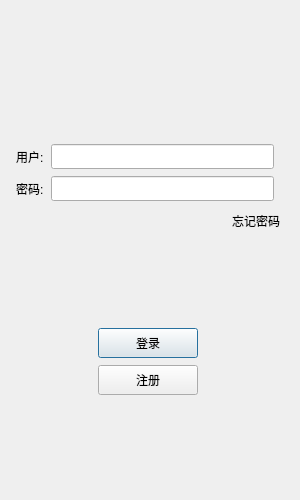
<?xml version="1.0" encoding="UTF-8"?>
<ui version="4.0">
    <class>LoginDialog</class>
    <widget class="QDialog" name="LoginDialog">
        <property name="enabled">
            <bool>true</bool>
        </property>
        <property name="geometry">
            <rect>
                <x>0</x>
                <y>0</y>
                <width>300</width>
                <height>500</height>
            </rect>
        </property>
        <property name="minimumSize">
            <size>
                <width>300</width>
                <height>500</height>
            </size>
        </property>
        <property name="maximumSize">
            <size>
                <width>300</width>
                <height>500</height>
            </size>
        </property>
        <property name="windowTitle">
            <string>Dialog</string>
        </property>
        <layout class="QVBoxLayout" name="verticalLayout_2">
            <item>
                <layout class="QVBoxLayout" name="verticalLayout">
                    <property name="spacing">
                        <number>7</number>
                    </property>
                    <property name="leftMargin">
                        <number>5</number>
                    </property>
                    <property name="topMargin">
                        <number>5</number>
                    </property>
                    <property name="rightMargin">
                        <number>5</number>
                    </property>
                    <property name="bottomMargin">
                        <number>5</number>
                    </property>
                    <item>
                        <widget class="QWidget" name="widget" native="true">
                            <layout class="QGridLayout" name="gridLayout">
                                <item row="0" column="0">
                                    <widget class="QLabel" name="label">
                                        <property name="maximumSize">
                                            <size>
                                                <width>300</width>
                                                <height>500</height>
                                            </size>
                                        </property>
                                        <property name="text">
                                            <string/>
                                        </property>
                                        <property name="pixmap">
                                            <pixmap resource="resources.qrc">:/ice.png</pixmap>
                                        </property>
                                        <property name="alignment">
                                            <set>Qt::AlignmentFlag::AlignCenter</set>
                                        </property>
                                    </widget>
                                </item>
                            </layout>
                        </widget>
                    </item>
                    <item>
                        <spacer name="verticalSpacer_3">
                            <property name="orientation">
                                <enum>Qt::Orientation::Vertical</enum>
                            </property>
                            <property name="sizeHint" stdset="0">
                                <size>
                                    <width>20</width>
                                    <height>40</height>
                                </size>
                            </property>
                        </spacer>
                    </item>
                    <item>
                        <layout class="QHBoxLayout" name="horizontalLayout">
                            <property name="sizeConstraint">
                                <enum>QLayout::SizeConstraint::SetDefaultConstraint</enum>
                            </property>
                            <property name="rightMargin">
                                <number>10</number>
                            </property>
                            <item>
                                <widget class="QLabel" name="user_label">
                                    <property name="minimumSize">
                                        <size>
                                            <width>0</width>
                                            <height>25</height>
                                        </size>
                                    </property>
                                    <property name="maximumSize">
                                        <size>
                                            <width>16777215</width>
                                            <height>25</height>
                                        </size>
                                    </property>
                                    <property name="text">
                                        <string>用户:</string>
                                    </property>
                                </widget>
                            </item>
                            <item>
                                <widget class="QLineEdit" name="user_edit">
                                    <property name="minimumSize">
                                        <size>
                                            <width>0</width>
                                            <height>25</height>
                                        </size>
                                    </property>
                                    <property name="maximumSize">
                                        <size>
                                            <width>16777215</width>
                                            <height>25</height>
                                        </size>
                                    </property>
                                </widget>
                            </item>
                        </layout>
                    </item>
                    <item>
                        <layout class="QHBoxLayout" name="horizontalLayout_2">
                            <property name="rightMargin">
                                <number>10</number>
                            </property>
                            <item>
                                <widget class="QLabel" name="pass_label">
                                    <property name="minimumSize">
                                        <size>
                                            <width>0</width>
                                            <height>25</height>
                                        </size>
                                    </property>
                                    <property name="maximumSize">
                                        <size>
                                            <width>16777215</width>
                                            <height>25</height>
                                        </size>
                                    </property>
                                    <property name="text">
                                        <string>密码:</string>
                                    </property>
                                </widget>
                            </item>
                            <item>
                                <widget class="QLineEdit" name="pass_edit">
                                    <property name="minimumSize">
                                        <size>
                                            <width>0</width>
                                            <height>25</height>
                                        </size>
                                    </property>
                                    <property name="maximumSize">
                                        <size>
                                            <width>16777215</width>
                                            <height>25</height>
                                        </size>
                                    </property>
                                </widget>
                            </item>
                        </layout>
                    </item>
                    <item>
                        <layout class="QHBoxLayout" name="horizontalLayout_3">
                            <property name="rightMargin">
                                <number>4</number>
                            </property>
                            <item>
                                <spacer name="horizontalSpacer">
                                    <property name="orientation">
                                        <enum>Qt::Orientation::Horizontal</enum>
                                    </property>
                                    <property name="sizeHint" stdset="0">
                                        <size>
                                            <width>40</width>
                                            <height>20</height>
                                        </size>
                                    </property>
                                </spacer>
                            </item>
                            <item>
                                <widget class="QLabel" name="forget_label">
                                    <property name="minimumSize">
                                        <size>
                                            <width>0</width>
                                            <height>25</height>
                                        </size>
                                    </property>
                                    <property name="maximumSize">
                                        <size>
                                            <width>16777215</width>
                                            <height>25</height>
                                        </size>
                                    </property>
                                    <property name="text">
                                        <string>忘记密码</string>
                                    </property>
                                </widget>
                            </item>
                        </layout>
                    </item>
                    <item>
                        <spacer name="verticalSpacer">
                            <property name="orientation">
                                <enum>Qt::Orientation::Vertical</enum>
                            </property>
                            <property name="sizeHint" stdset="0">
                                <size>
                                    <width>20</width>
                                    <height>40</height>
                                </size>
                            </property>
                        </spacer>
                    </item>
                    <item>
                        <layout class="QHBoxLayout" name="horizontalLayout_4">
                            <property name="rightMargin">
                                <number>4</number>
                            </property>
                            <item>
                                <spacer name="horizontalSpacer_2">
                                    <property name="orientation">
                                        <enum>Qt::Orientation::Horizontal</enum>
                                    </property>
                                    <property name="sizeHint" stdset="0">
                                        <size>
                                            <width>40</width>
                                            <height>20</height>
                                        </size>
                                    </property>
                                </spacer>
                            </item>
                            <item>
                                <widget class="QPushButton" name="pushButton">
                                    <property name="minimumSize">
                                        <size>
                                            <width>100</width>
                                            <height>30</height>
                                        </size>
                                    </property>
                                    <property name="text">
                                        <string>登录</string>
                                    </property>
                                </widget>
                            </item>
                            <item>
                                <spacer name="horizontalSpacer_3">
                                    <property name="orientation">
                                        <enum>Qt::Orientation::Horizontal</enum>
                                    </property>
                                    <property name="sizeHint" stdset="0">
                                        <size>
                                            <width>40</width>
                                            <height>20</height>
                                        </size>
                                    </property>
                                </spacer>
                            </item>
                        </layout>
                    </item>
                    <item>
                        <layout class="QHBoxLayout" name="horizontalLayout_5">
                            <property name="rightMargin">
                                <number>4</number>
                            </property>
                            <item>
                                <spacer name="horizontalSpacer_5">
                                    <property name="orientation">
                                        <enum>Qt::Orientation::Horizontal</enum>
                                    </property>
                                    <property name="sizeHint" stdset="0">
                                        <size>
                                            <width>40</width>
                                            <height>20</height>
                                        </size>
                                    </property>
                                </spacer>
                            </item>
                            <item>
                                <widget class="QPushButton" name="regis_button">
                                    <property name="minimumSize">
                                        <size>
                                            <width>100</width>
                                            <height>30</height>
                                        </size>
                                    </property>
                                    <property name="maximumSize">
                                        <size>
                                            <width>3000000</width>
                                            <height>300000</height>
                                        </size>
                                    </property>
                                    <property name="text">
                                        <string>注册</string>
                                    </property>
                                </widget>
                            </item>
                            <item>
                                <spacer name="horizontalSpacer_4">
                                    <property name="orientation">
                                        <enum>Qt::Orientation::Horizontal</enum>
                                    </property>
                                    <property name="sizeHint" stdset="0">
                                        <size>
                                            <width>40</width>
                                            <height>20</height>
                                        </size>
                                    </property>
                                </spacer>
                            </item>
                        </layout>
                    </item>
                    <item>
                        <spacer name="verticalSpacer_2">
                            <property name="orientation">
                                <enum>Qt::Orientation::Vertical</enum>
                            </property>
                            <property name="sizeHint" stdset="0">
                                <size>
                                    <width>20</width>
                                    <height>40</height>
                                </size>
                            </property>
                        </spacer>
                    </item>
                </layout>
            </item>
        </layout>
    </widget>
    <resources>
        <include location="resources.qrc"/>
    </resources>
    <connections/>
</ui>
